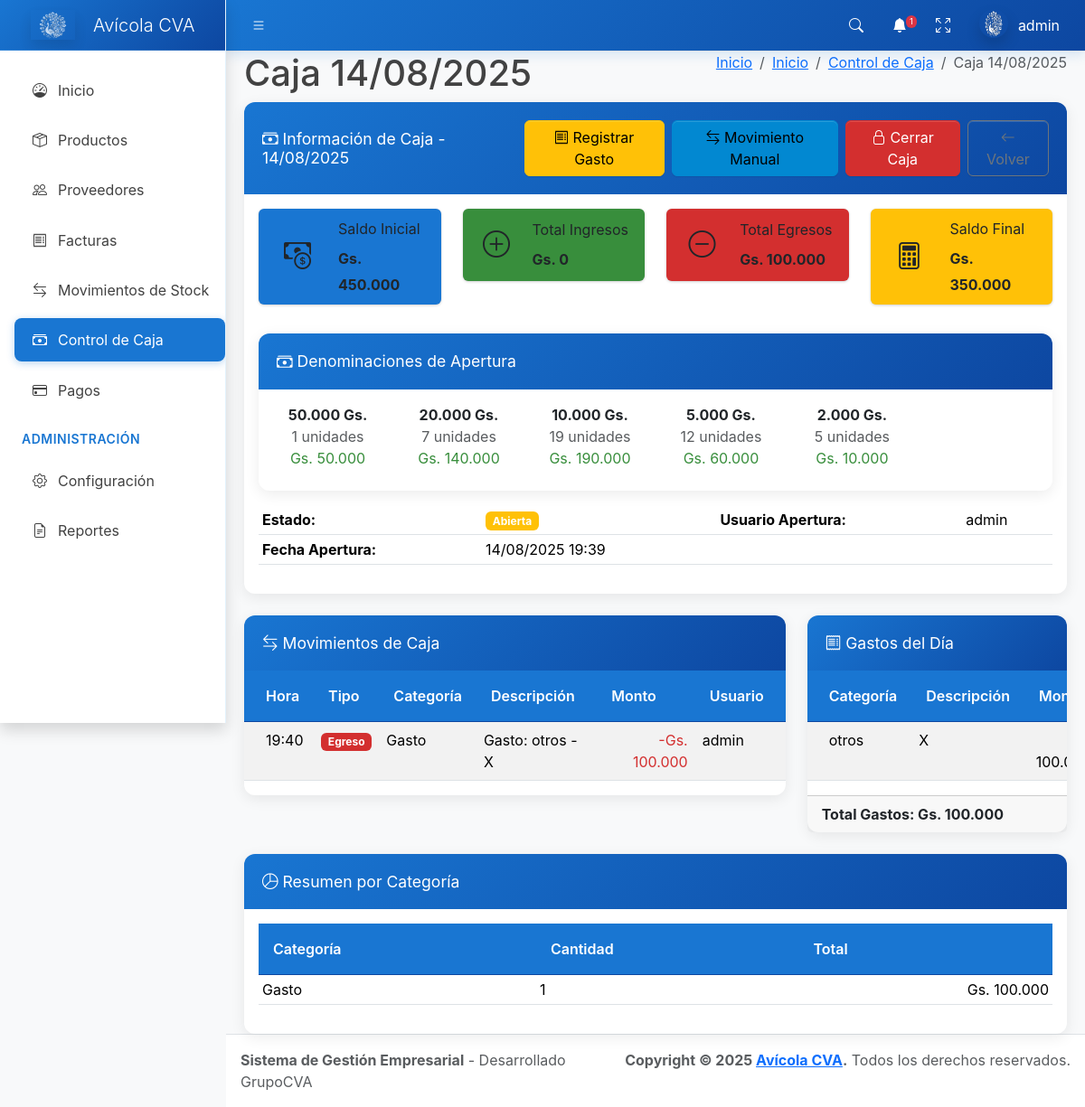
The page /caja/2/ (signed in) on the database as committed earlier.
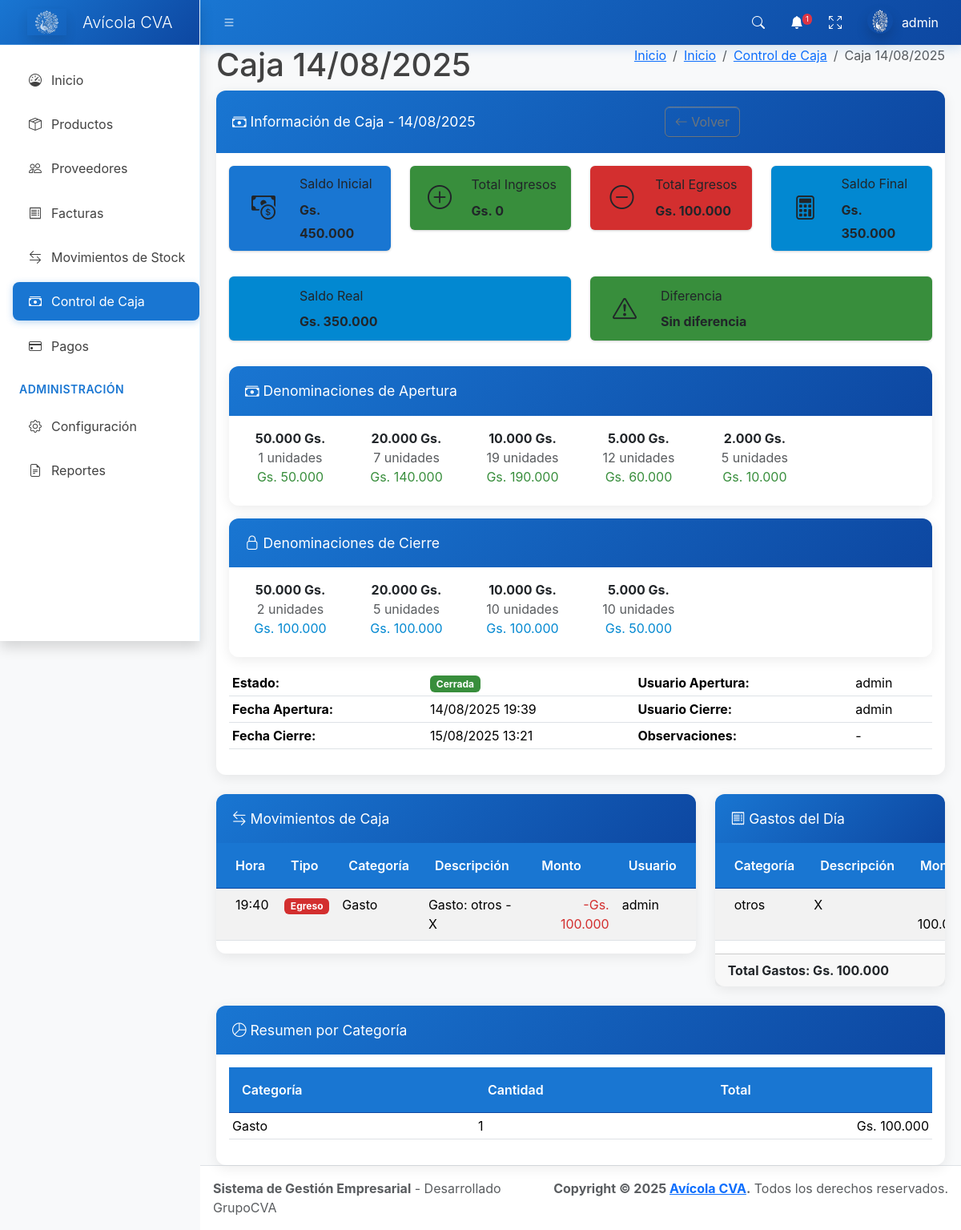
The same page on the database as committed later.
### core/models.py (models this page shows, shortened)
class Denominacion(models.Model):
    VALOR_CHOICES = [
        (100000, '100.000 Gs.'),
        (50000, '50.000 Gs.'),
        (20000, '20.000 Gs.'),
        (10000, '10.000 Gs.'),
        (5000, '5.000 Gs.'),
        (2000, '2.000 Gs.'),
        (1000, '1.000 Gs.'),
        (500, '500 Gs.'),
        (100, '100 Gs.'),
        (50, '50 Gs.'),
    ]
    valor = models.IntegerField(choices=VALOR_CHOICES)
    cantidad = models.IntegerField(default=0)
    caja = models.ForeignKey('Caja', on_delete=models.CASCADE, related_name='denominaciones')
    es_cierre = models.BooleanField(default=False, help_text='Indica si es denominación de cierre')
    class Meta:
        verbose_name = 'Denominación'
        verbose_name_plural = 'Denominaciones'
        unique_together = ['valor', 'caja', 'es_cierre']
        ordering = ['-valor']
    @property
    def subtotal(self):
        return self.valor * self.cantidad

class MovimientoCaja(models.Model):
    TIPO_CHOICES = [
        ('ingreso', 'Ingreso'),
        ('egreso', 'Egreso'),
    ]
    CATEGORIA_CHOICES = [
        ('venta', 'Venta'),
        ('pago_proveedor', 'Pago a Proveedor'),
        ('gasto', 'Gasto'),
        ('retiro', 'Retiro'),
        ('deposito', 'Depósito'),
        ('ajuste', 'Ajuste'),
        ('otro', 'Otro'),
    ]
    caja = models.ForeignKey(Caja, on_delete=models.CASCADE, related_name='movimientos')
    tipo = models.CharField(max_length=10, choices=TIPO_CHOICES)
    categoria = models.CharField(max_length=20, choices=CATEGORIA_CHOICES)
    monto = models.IntegerField()
    descripcion = models.CharField(max_length=200)
    referencia = models.CharField(max_length=100, blank=True, null=True, help_text='Número de factura, recibo, etc.')
    observacion = models.TextField(blank=True, null=True)
    usuario = models.ForeignKey(User, on_delete=models.PROTECT)
    fecha = models.DateTimeField(auto_now_add=True)
    class Meta:
        verbose_name = 'Movimiento de Caja'
        verbose_name_plural = 'Movimientos de Caja'
        ordering = ['-fecha']

class Gasto(models.Model):
    CATEGORIA_CHOICES = [
        ('combustible', 'Combustible'),
        ('mantenimiento', 'Mantenimiento'),
        ('servicios', 'Servicios'),
        ('alimentacion', 'Alimentación'),
        ('transporte', 'Transporte'),
        ('utiles', 'Útiles de Oficina'),
        ('limpieza', 'Limpieza'),
        ('seguridad', 'Seguridad'),
        ('otro', 'Otro'),
    ]
    caja = models.ForeignKey(Caja, on_delete=models.CASCADE, related_name='gastos')
    categoria = models.CharField(max_length=20, choices=CATEGORIA_CHOICES)
    descripcion = models.CharField(max_length=200)
    monto = models.IntegerField()
    comprobante = models.CharField(max_length=100, blank=True, null=True, help_text='Número de factura, recibo, etc.')
    observacion = models.TextField(blank=True, null=True)
    usuario = models.ForeignKey(User, on_delete=models.PROTECT)
    fecha = models.DateTimeField(auto_now_add=True)
    class Meta:
        verbose_name = 'Gasto'
        verbose_name_plural = 'Gastos'
        ordering = ['-fecha']

class Caja(models.Model):
    fecha = models.DateField(unique=True)
    saldo_inicial = models.IntegerField(default=0)
    saldo_final = models.IntegerField(default=0)
    saldo_real = models.IntegerField(default=0)
    diferencia = models.IntegerField(default=0)
    observaciones = models.TextField(blank=True, null=True)
    cerrada = models.BooleanField(default=False)
    usuario_apertura = models.ForeignKey(User, on_delete=models.PROTECT, related_name='cajas_aperturadas')
    usuario_cierre = models.ForeignKey(User, on_delete=models.PROTECT, related_name='cajas_cerradas', null=True, blank=True)
    fecha_apertura = models.DateTimeField(auto_now_add=True)
    fecha_cierre = models.DateTimeField(null=True, blank=True)
    class Meta:
        verbose_name = 'Caja'
        verbose_name_plural = 'Cajas'
        ordering = ['-fecha']

### core/views_caja.py (the view)
# urls.py: path('caja/<int:caja_id>/', views_caja.caja_ver, name='caja_ver'),
@login_required
def caja_ver(request, caja_id):
    caja = get_object_or_404(Caja, id=caja_id)
    movimientos = caja.movimientos.select_related('usuario').order_by('-fecha')
    gastos = caja.gastos.select_related('usuario').order_by('-fecha')
    denominaciones_apertura = caja.denominaciones.filter(es_cierre=False).order_by('-valor')
    denominaciones_cierre = caja.denominaciones.filter(es_cierre=True).order_by('-valor')
    total_ingresos = movimientos.filter(tipo='ingreso').aggregate(total=Sum('monto'))['total'] or 0
    total_egresos = movimientos.filter(tipo='egreso').aggregate(total=Sum('monto'))['total'] or 0
    total_gastos = gastos.aggregate(total=Sum('monto'))['total'] or 0
    movimientos_por_categoria = movimientos.values('categoria').annotate(
        total=Sum('monto'),
        cantidad=Count('id')
    ).order_by('-total')
    context = {
        'caja': caja,
        'movimientos': movimientos,
        'gastos': gastos,
        'denominaciones_apertura': denominaciones_apertura,
        'denominaciones_cierre': denominaciones_cierre,
        'total_ingresos': total_ingresos,
        'total_egresos': total_egresos,
        'total_gastos': total_gastos,
        'movimientos_por_categoria': movimientos_por_categoria,
    }
    return render(request, 'caja_ver.html', context)

### templates/caja_ver.html (shortened to what the changed rows need)
{% extends 'base.html' %}
{% load static %}
{% load humanize custom_filters %}
{% block page_title %}Caja {{ caja.fecha|date:"d/m/Y" }}{% endblock %}
{% block breadcrumb %}
<li class="breadcrumb-item"><a href="{% url 'dashboard' %}">Inicio</a></li>
<li class="breadcrumb-item"><a href="{% url 'caja_list' %}">Control de Caja</a></li>
<li class="breadcrumb-item active">Caja {{ caja.fecha|date:"d/m/Y" }}</li>
{% endblock %}
{% block content %}
<div class="row mb-4">
  <div class="col-12">
    <div class="card">
      <div class="card-header d-flex justify-content-between align-items-center">
        <h3 class="card-title">
          <i class="bi bi-cash-stack"></i>
          Información de Caja - {{ caja.fecha|date:"d/m/Y" }}
        </h3>
        <div class="d-flex gap-2">
          {% if not caja.cerrada %}
            <a href="{% url 'gasto_crear' caja.id %}" class="btn btn-warning">
              <i class="bi bi-receipt"></i> Registrar Gasto
            </a>
            <a href="{% url 'movimiento_crear' caja.id %}" class="btn btn-info">
              <i class="bi bi-arrow-left-right"></i> Movimiento Manual
            </a>
            <a href="{% url 'caja_cerrar' caja.id %}" class="btn btn-danger">
              <i class="bi bi-lock"></i> Cerrar Caja
            </a>
          {% endif %}
          <a href="{% url 'caja_list' %}" class="btn btn-outline-secondary">
            <i class="bi bi-arrow-left"></i> Volver
          </a>
        </div>
      </div>
      <div class="card-body">
        <div class="row">
          <div class="col-md-3">
            <div class="info-box bg-primary">
              <div class="info-box-content">
                <span class="info-box-text">Saldo Inicial</span>
                <span class="info-box-number">Gs. {{ caja.saldo_inicial|intcomma_dot }}</span>
              </div>
            </div>
          </div>
          <div class="col-md-3">
            <div class="info-box {% if caja.cerrada %}bg-info{% else %}bg-warning{% endif %}">
              <div class="info-box-content">
                <span class="info-box-text">Saldo Final</span>
                <span class="info-box-number">Gs. {{ caja.saldo_final|intcomma_dot }}</span>
              </div>
            </div>
          </div>
        </div>
        {% if caja.cerrada %}
        <div class="row mt-3">
          <div class="col-md-6">
            <div class="info-box bg-info">
              <span class="info-box-icon"></span>
              <div class="info-box-content">
                <span class="info-box-text">Saldo Real</span>
                <span class="info-box-number">Gs. {{ caja.saldo_real|intcomma_dot }}</span>
              </div>
            </div>
          </div>
          <div class="col-md-6">
            <div class="info-box {% if caja.diferencia == 0 %}bg-success{% elif caja.diferencia > 0 %}bg-warning{% else %}bg-danger{% endif %}">
              <span class="info-box-icon"><i class="bi bi-exclamation-triangle"></i></span>
              <div class="info-box-content">
                <span class="info-box-text">Diferencia</span>
                <span class="info-box-number">
                  {% if caja.diferencia == 0 %}
                    Sin diferencia
                  {% elif caja.diferencia > 0 %}
                    +Gs. {{ caja.diferencia|intcomma_dot }}
                  {% else %}
                    Gs. {{ caja.diferencia|intcomma_dot }}
                  {% endif %}
                </span>
              </div>
            </div>
          </div>
        </div>
        {% endif %}
        {% if denominaciones_apertura %}
        <div class="row mt-3">
          <div class="col-12">
            <div class="card">
              <div class="card-body">
                <div class="row">
                  {% for denominacion in denominaciones_apertura %}
                  <div class="col-md-2 col-4 mb-2">
                    <div class="text-center">
                      <div class="fw-bold">{{ denominacion.get_valor_display }}</div>
                      <div class="text-muted">{{ denominacion.cantidad }} unidades</div>
                      <div class="text-success">Gs. {{ denominacion.subtotal|intcomma_dot }}</div>
                    </div>
                  </div>
                  {% endfor %}
                </div>
              </div>
            </div>
          </div>
        </div>
        {% endif %}
        {% if denominaciones_cierre %}
        <div class="row mt-3">
          <div class="col-12">
            <div class="card">
              <div class="card-header">
                <h5 class="card-title">
                  <i class="bi bi-lock"></i> Denominaciones de Cierre
                </h5>
              </div>
              <div class="card-body">
                <div class="row">
                  {% for denominacion in denominaciones_cierre %}
                  <div class="col-md-2 col-4 mb-2">
                    <div class="text-center">
                      <div class="fw-bold">{{ denominacion.get_valor_display }}</div>
                      <div class="text-muted">{{ denominacion.cantidad }} unidades</div>
                      <div class="text-info">Gs. {{ denominacion.subtotal|intcomma_dot }}</div>
                    </div>
                  </div>
                  {% endfor %}
                </div>
              </div>
            </div>
          </div>
        </div>
        {% endif %}
        <div class="row mt-3">
         <div class="col-12">
           <table class="table table-sm">
             <tr>
               <td><strong>Estado:</strong></td>
               <td>
                 {% if caja.cerrada %}
                   <span class="badge bg-success">Cerrada</span>
                 {% else %}
                   <span class="badge bg-warning">Abierta</span>
                 {% endif %}
               </td>
               <td><strong>Usuario Apertura:</strong></td>
               <td>{{ caja.usuario_apertura.username }}</td>
             </tr>
             <tr>
               <td><strong>Fecha Apertura:</strong></td>
               <td>{{ caja.fecha_apertura|date:"d/m/Y H:i" }}</td>
               {% if caja.cerrada %}
                 <td><strong>Usuario Cierre:</strong></td>
                 <td>{{ caja.usuario_cierre.username }}</td>
               {% else %}
                 <td></td><td></td>
               {% endif %}
             </tr>
             {% if caja.cerrada %}
             <tr>
               <td><strong>Fecha Cierre:</strong></td>
               <td>{{ caja.fecha_cierre|date:"d/m/Y H:i" }}</td>
               <td><strong>Observaciones:</strong></td>
               <td>{{ caja.observaciones|default:"-" }}</td>
             </tr>
             {% endif %}
           </table>
         </div>
       </div>
     </div>
   </div>
 </div>
</div>
<div class="row">
  <div class="col-lg-8">
    <div class="card">
      <div class="card-body p-0">
        <div class="table-responsive">
          <table class="table table-striped">
            <thead>
              <tr>
                <th>Hora</th>
                <th>Tipo</th>
                <th>Categoría</th>
                <th>Descripción</th>
                <th>Monto</th>
                <th>Usuario</th>
              </tr>
            </thead>
            <tbody>
              {% for movimiento in movimientos %}
              <tr>
                <td>{{ movimiento.fecha|date:"H:i" }}</td>
                <td>
                  {% if movimiento.tipo == 'ingreso' %}
                    <span class="badge bg-success">Ingreso</span>
                  {% else %}
                    <span class="badge bg-danger">Egreso</span>
                  {% endif %}
                </td>
                <td>{{ movimiento.get_categoria_display }}</td>
                <td>{{ movimiento.descripcion }}</td>
                <td class="text-end">
                  {% if movimiento.tipo == 'ingreso' %}
                    <span class="text-success">+Gs. {{ movimiento.monto|intcomma_dot }}</span>
                  {% else %}
                    <span class="text-danger">-Gs. {{ movimiento.monto|intcomma_dot }}</span>
                  {% endif %}
                </td>
                <td>{{ movimiento.usuario.username }}</td>
              </tr>
              {% empty %}
              <tr>
                <td colspan="6" class="text-center text-muted">
                  No hay movimientos registrados
                </td>
              </tr>
              {% endfor %}
            </tbody>
          </table>
        </div>
      </div>
    </div>
  </div>
  <div class="col-lg-4">
    <div class="card">
      <div class="card-body p-0">
        <div class="table-responsive">
          <table class="table table-striped">
            <thead>
              <tr>
                <th>Categoría</th>
                <th>Descripción</th>
                <th>Monto</th>
              </tr>
            </thead>
            <tbody>
              {% for gasto in gastos %}
              <tr>
                <td>{{ gasto.get_categoria_display }}</td>
                <td>{{ gasto.descripcion }}</td>
                <td class="text-end">Gs. {{ gasto.monto|intcomma_dot }}</td>
              </tr>
              {% empty %}
              <tr>
                <td colspan="4" class="text-center text-muted">
                  No hay gastos registrados
                </td>
              </tr>
              {% endfor %}
            </tbody>
          </table>
        </div>
      </div>
    </div>
  </div>
</div>
{% if movimientos_por_categoria %}
<div class="row mt-4">
  <div class="col-12">
    <div class="card">
      <div class="card-body">
        <div class="table-responsive">
          <table class="table table-sm">
            <thead>
              <tr>
                <th>Categoría</th>
                <th>Cantidad</th>
                <th>Total</th>
              </tr>
            </thead>
            <tbody>
              {% for item in movimientos_por_categoria %}
              <tr>
                <td>{{ item.categoria|title }}</td>
                <td>{{ item.cantidad }}</td>
                <td class="text-end">Gs. {{ item.total|intcomma_dot }}</td>
              </tr>
              {% endfor %}
            </tbody>
          </table>
        </div>
      </div>
    </div>
  </div>
</div>
{% endif %}
{% endblock %}

Rows that differ between the two databases and show on the page:
changed Caja "admin": cerrada False → True (drawn); saldo_real (not shown) → "350.000"; usuario_cierre.username (not shown) → "admin"; fecha_cierre (not shown) → "15/08/2025 13:21"; observaciones (not shown) → "-"
added Denominacion: valor "50.000 Gs.", cantidad "2", subtotal "100.000", shown under "Denominaciones de Cierre"
added Denominacion: valor "20.000 Gs.", cantidad "5", subtotal "100.000", shown under "Denominaciones de Cierre"
added Denominacion: valor "10.000 Gs.", cantidad "10", subtotal "100.000", shown under "Denominaciones de Cierre"
added Denominacion: valor "5.000 Gs.", cantidad "10", subtotal "50.000", shown under "Denominaciones de Cierre"
Other text that changed with them:
text no longer shown: "Registrar Gasto Movimiento Manual Cerrar Caja Abierta"
text now shown: "Saldo Real Gs. Diferencia Sin diferencia Denominaciones de Cierre Cerrada Usuario Cierre: Fecha Cierre: Observaciones:"
